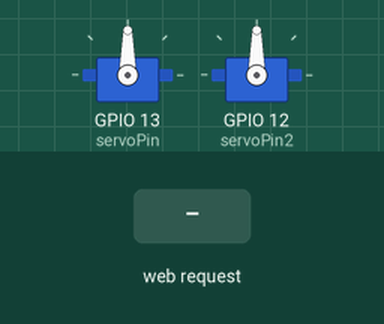
Simulated run of this sketch. Board: ESP32. On the bench: 2 × servo. Inputs (shaded band) come from the test bench. WiFi joins after 1.5 s; servers stay silent unless stated; what the sketch prints to the serial monitor is not drawn.

Above: at 2.7 s.
2.8 s: HTTP request GET /?value= received
At 3.8 s:
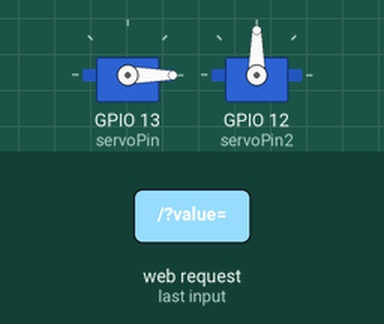
4.3 s: HTTP request GET /?value2= received
At 5.0 s:
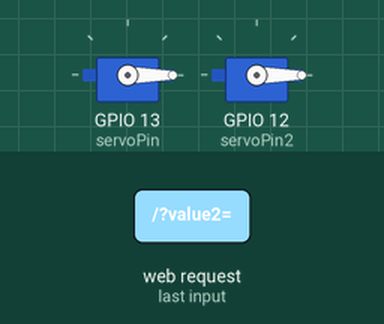
Timing chart, 0 to 7.3 s (numbered marks = the images above; inputs shaded):
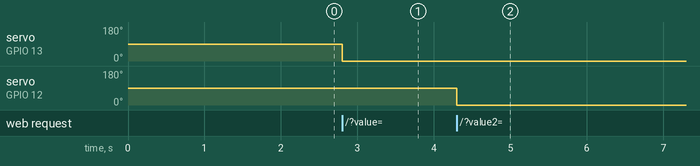

The sketch:

sketch_may25a.ino
```cpp
/*********
  Rui Santos
  Complete project details at http://randomnerdtutorials.com
*********/

#include <WiFi.h>
#include <ESPmDNS.h>
#include <WiFiUdp.h>
#include <ArduinoOTA.h>
#include <ESP32Servo.h>

Servo myservo;  // create servo object to control a servo
Servo myservo2;
// twelve servo objects can be created on most boards

// GPIO the servo is attached to
static const int servoPin = 13;
static const int servoPin2 = 12;

// Replace with your network credentials
const char* ssid     = "HUAWEI";
const char* password = "Vanhatalo";

// Set web server port number to 80
WiFiServer server(80);

// Variable to store the HTTP request
String header;

// Decode HTTP GET value
String valueString = String(5);
String valueString2 = String(5);
int pos1 = 0;
int pos2 = 0;
int pos11 = 0;
int pos22 = 0;

int val = 0;

void setup() {
  Serial.begin(115200);
  myservo.setPeriodHertz(50);
  myservo.attach(servoPin,1000,2000);  // attaches the servo on the servoPin to the servo object
  myservo2.setPeriodHertz(50);
  myservo2.attach(servoPin2,1000,2000);

  // Connect to Wi-Fi network with SSID and password
  Serial.print("Connecting to ");
  Serial.println(ssid);
  WiFi.begin(ssid, password);
  while (WiFi.status() != WL_CONNECTED) {
    delay(500);
    Serial.print(".");
  }
   ArduinoOTA
    .onStart([]() {
      String type;
      if (ArduinoOTA.getCommand() == U_FLASH)
        type = "sketch";
      else // U_SPIFFS
        type = "filesystem";

      // NOTE: if updating SPIFFS this would be the place to unmount SPIFFS using SPIFFS.end()
      Serial.println("Start updating " + type);
    })
    .onEnd([]() {
      Serial.println("\nEnd");
    })
    .onProgress([](unsigned int progress, unsigned int total) {
      Serial.printf("Progress: %u%%\r", (progress / (total / 100)));
    })
    .onError([](ota_error_t error) {
      Serial.printf("Error[%u]: ", error);
      if (error == OTA_AUTH_ERROR) Serial.println("Auth Failed");
      else if (error == OTA_BEGIN_ERROR) Serial.println("Begin Failed");
      else if (error == OTA_CONNECT_ERROR) Serial.println("Connect Failed");
      else if (error == OTA_RECEIVE_ERROR) Serial.println("Receive Failed");
      else if (error == OTA_END_ERROR) Serial.println("End Failed");
    });

  ArduinoOTA.begin();
  // Print local IP address and start web server
  Serial.println("");
  Serial.println("WiFi connected.");
  Serial.println("IP address: ");
  Serial.println(WiFi.localIP());
  server.begin();
}

void loop(){
  WiFiClient client = server.available();   // Listen for incoming clients
  ArduinoOTA.handle();
  if (client) {                             // If a new client connects,
    Serial.println("New Client.");          // print a message out in the serial port
    String currentLine = "";                // make a String to hold incoming data from the client
    while (client.connected()) {            // loop while the client's connected
      if (client.available()) {             // if there's bytes to read from the client,
        char c = client.read();             // read a byte, then
        Serial.write(c);                    // print it out the serial monitor
        header += c;
        if (c == '\n') {                    // if the byte is a newline character
          // if the current line is blank, you got two newline characters in a row.
          // that's the end of the client HTTP request, so send a response:
          if (currentLine.length() == 0) {
            // HTTP headers always start with a response code (e.g. HTTP/1.1 200 OK)
            // and a content-type so the client knows what's coming, then a blank line:
            client.println("HTTP/1.1 200 OK");
            client.println("Content-type:text/html");
            client.println("Connection: close");
            client.println();

            // Display the HTML web page
            client.println("<!DOCTYPE html><html>");
            client.println("<head><meta name=\"viewport\" content=\"width=device-width, initial-scale=1\">");
            client.println("<link rel=\"icon\" href=\"data:,\">");


            // CSS to style the on/off buttons
            // Feel free to change the background-color and font-size attributes to fit your preferences
            client.println("<style>body {background-position: center;background-repeat: no-repeat;background-image: url(https://i.imgur.com/519xJAP.jpg);  text-align: center; font-family: \"Trebuchet MS\", Arial; margin-left:auto; margin-right:auto;}");
            client.println(".slider { width: 300px; }</style>");
            client.println("<script src=\"https://ajax.googleapis.com/ajax/libs/jquery/3.3.1/jquery.min.js\"></script>");

            // Web Page
            client.println("</head><body><h1>ESP32 with Servos</h1>");
            client.println("<p>PositionLeft: <span id=\"servoPos\"></span></p>");
            client.println("<input type=\"range\" min=\"0\" max=\"180\" class=\"slider\" id=\"servoSlider\" onchange=\"servo(this.value)\" value=\""+valueString+"\"/>");

            client.println("<p>PositionRight: <span id=\"servoPos2\"></span></p>");
            client.println("<input type=\"range\" min=\"0\" max=\"180\" class=\"slider\" id=\"servoSlider2\" onchange=\"servo2(this.value)\" value=\""+valueString2+"\"/>");

            client.println("<script>var slider = document.getElementById(\"servoSlider\");");
            client.println("var servoP = document.getElementById(\"servoPos\"); servoP.innerHTML = slider.value;");
            client.println("slider.oninput = function() { slider.value = this.value; servoP.innerHTML = this.value; }");
            client.println("$.ajaxSetup({timeout:1000}); function servo(pos) { ");
            client.println("$.get(\"/?value=\" + pos + \"&\"); {Connection: close};}</script>");

            client.println("<script>var slider2 = document.getElementById(\"servoSlider2\");");
            client.println("var servoP2 = document.getElementById(\"servoPos2\"); servoP2.innerHTML = slider2.value;");
            client.println("slider2.oninput = function() { slider2.value = this.value; servoP2.innerHTML = this.value; }");
            client.println("$.ajaxSetup({timeout:1000}); function servo2(pos) { ");
            client.println("$.get(\"/?value2=\" + pos + \"&\"); {Connection: close};}</script>");

            client.println("</body></html>");

            //GET /?value=180& HTTP/1.1
            if(header.indexOf("GET /?value=")>=0) {
              pos1 = header.indexOf('=');
              pos2 = header.indexOf('&');
              valueString = header.substring(pos1+1, pos2);

              //Rotate the servo
              myservo.write(valueString.toInt());
              Serial.println(valueString);
            }
              if(header.indexOf("GET /?value2=")>=0) {
              pos11 = header.indexOf('=');
              pos22 = header.indexOf('&');
              valueString2 = header.substring(pos11+1, pos22);

              //Rotate the servo
              myservo2.write(valueString2.toInt());
              Serial.println(valueString2);
            }


            // The HTTP response ends with another blank line
            client.println();
            // Break out of the while loop
            break;
          } else { // if you got a newline, then clear currentLine
            currentLine = "";
          }
        } else if (c != '\r') {  // if you got anything else but a carriage return character,
          currentLine += c;      // add it to the end of the currentLine
        }
      }
    }
    // Clear the header variable
    header = "";
    // Close the connection
    client.stop();
    Serial.println("Client disconnected.");
    Serial.println("");

  }
}
```

Measured:
- after the input at 2.8 s, servo on GPIO 13 (servoPin): 90° → 0° at once
- after the input at 4.3 s, servo on GPIO 12 (servoPin2): 90° → 0° at once
